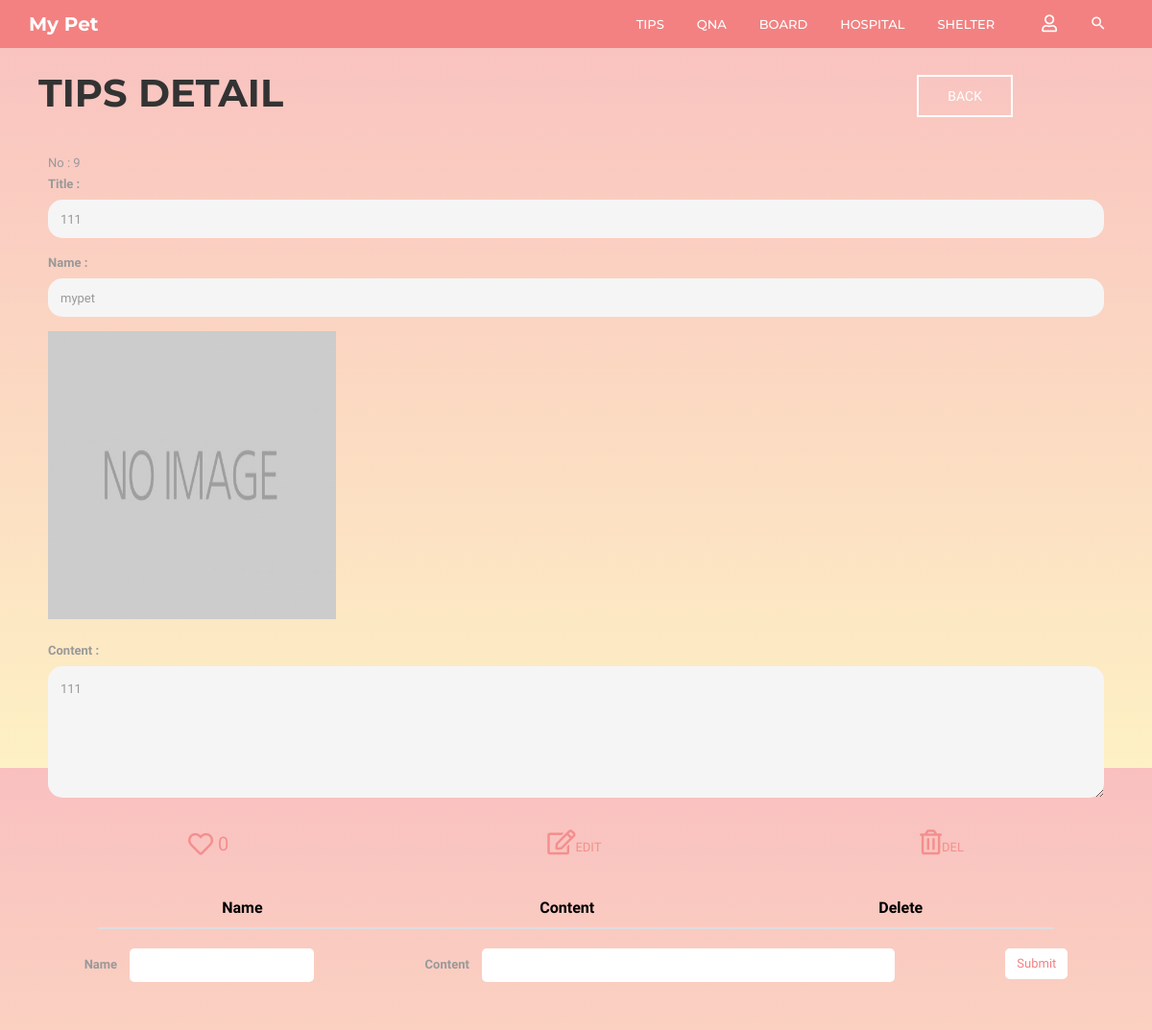
The page /community/9/tips_detail/ on the database its author committed.
### community/models.py (models this page shows, shortened)
class Tips(models.Model):
    b_title = models.CharField(max_length=30)
    b_author = models.CharField(max_length=10)
    b_content = models.CharField(max_length=2000)
    b_date = models.DateTimeField(auto_now=True)
    b_comment_count = models.IntegerField(default=0)
    b_like_count = models.IntegerField(default=0)
    b_photo = models.ImageField(blank=True, null=True, default='../media/noimage.jpg')

### community/views.py (the view)
# urls.py: path('<int:post_id>/tips_detail/', views.tips_detail, name='tips_detail'),
def tips_detail(request, post_id):
    posts = get_object_or_404(Tips, id=post_id)
    comments = posts.tipscomment_set.all().order_by('-id')  # 댓글 정보
    return render(request, 'community/tips_detail.html',
                  {'posts': posts,
                   'comments': comments})

### community/templates/community/tips_detail.html (shortened to what this page needs)
{% extends 'base.html' %}
{% block html_body %}
    <link rel="stylesheet" href="/static/css/pages/header.css">
    <link rel="stylesheet" href="/static/css/pages/board.css">
    <link rel="stylesheet" href="/static/css/pages/create.css">
    <header id="column-header">
        <div id="nino-headerInner">
            <nav id="nino-navbar" class="navbar navbar-default" role="navigation">
                <div class="container">
                    <div class="navbar-header">
                        <a class="navbar-brand" href="{% url 'home' %}">My Pet</a>
                    </div>
                    <div class="nino-menuItem pull-right">
                        <div class="collapse navbar-collapse pull-left" id="nino-navbar-collapse">
                            <ul class="nav navbar-nav">
                                <li><a href="#" onclick="testa('{% url 'community:tips' %}')">Tips<span class="sr-only">(current)</span></a>
                                </li>
                                <li><a href="#" onclick="testa('{% url 'community:qna' %}')">QnA</a></li>
                                <li><a href="#" onclick="testa('{% url 'community:board' %}')">Board</a></li>
                                <li><a href="#" onclick="testa('{% url 'community:hospital' %}')">Hospital</a></li>
                                <li><a href="#" onclick="testa('{% url 'community:shelter' %}')">Shelter</a></li>
                            </ul>
                        </div>
                        <ul class="nino-iconsGroup nav navbar-nav">
                            {% if user.is_authenticated %}
                                <li><a href="#" onclick="testa('{% url 'community:logout' %}')"><i
                                        class="mdi fas fa-user-slash nino-icon"></i></a></li>
                            {% else %}
                                <li><a href="#" onclick="testa('{% url 'community:login' %}')"><i
                                        class="mdi far fa-user nino-icon"></i></a></li>
                            {% endif %}
                            <li><a href="#" class="nino-search"><i class="mdi mdi-magnify nino-icon"></i></a></li>
                        </ul>
                    </div>
                </div>
            </nav>
        </div>
    </header>
    <div class="container board-header">
        <div class="board-title">
            <h1 class="title-h1">TIPS DETAIL</h1>
        </div>
        <div class="board-post-btn">
            <a href="javascript:history.back();" id="back-btn" class="nino-btn nino-post-btn">BACK</a>
        </div>
    </div>
    <div class="container">
        <form action="" method="POST" enctype="multipart/form-data">
            <div id="boards-form">
                <span>No : <span id="board_id">{{ posts.id }}</span></span>
                <label for="title">Title : </label>
                <input type="text" id="title" name="title" value="{{ posts.b_title }}" disabled>
                <label for="author">Name : </label>
                <input type="text" id="author" name="author" value="{{ posts.b_author }}" disabled>
                {% if posts.b_photo %}
                    <img src="{{ posts.b_photo.url }}" alt="" height="300" width="300">
                    <br>
                {% else %}
                    <img src="/media/noimage.jpg" alt="" height="225" width="365">
                {% endif %}
                <label for="content">Content : </label>
                <textarea id="content" name="content" rows="5" cols="33" disabled>{{ posts.b_title }}</textarea>
            </div>
            <div id="boards-detail-btn">
                 <button class="like-btn" type="button"
                         onclick="tips_like_click()"><i class="far fa-heart fa-2x"></i><span>{{ posts.b_like_count }}</span></button>
                <button type="submit" onclick="tips_edit_btn()"><i class="far fa-edit fa-2x"></i><span id="edit_btn">EDIT</span></button>
                <button type="button" onclick="tips_delete_click()"><i class="far fa-trash-alt fa-2x"></i><span>DEL</span></button>
            </div>
        </form>
    </div>
    <div class="container">
        <div class="comment-table container">
            <table class="table table-hover">
                <thead>
                <tr>
                    <th scope="col">Name</th>
                    <th scope="col">Content</th>
                    <th scope="col">Delete</th>
                </tr>
                </thead>
            </table>
        </div>
        <div class="comment-box">
            <div>
                <label for="c_name">Name</label>
                <input type="text" id="c_name">
            </div>
            <div class="input-box">
                <label for="c_content">Content</label>
                <input type="text" id="c_content">
            </div>
            <div>
                <button type="button" id="tips_comment_create_btn">Submit</button>
            </div>
        </div>
    </div>
{% endblock %}

### static/css/pages/index.css (style rules this page uses)
html, body { line-height: 1.7; margin: 0; padding: 0; }
body { color: #999; font-size: 13px; font-weight: 400; overflow-x: hidden; position: relative; font-family: "Roboto", sans-serif; }
article, aside, details, figcaption, figure, footer, header, hgroup, menu, nav, section, main { display: block; }
a { text-decoration: none; outline: none; color: #2ec06c; -webkit-transition: all 0.3s ease-in-out; -moz-transition: all 0.3s ease-in-out; -o-transition: all 0.3s ease-in-out; -ms-transition: all 0.3s ease-in-out; transition: all 0.3s ease-in-out; }
h1, h2, h3, h4, h5, h6 { margin: 5px 0 10px; color: #333; text-transform: uppercase; font-family: "Montserrat", sans-serif; }
h1, h2 { font-weight: 300; }
h1 { font-size: 2.2em; }
ul, ul li, ol, ol li, p, form, input { margin: 0; padding: 0; }
ul, ul li { list-style: none; }
img { border: none; max-width: 100%; }
.container { position: relative; }
.nino-btn { display: inline-block; color: black; text-transform: uppercase; padding: 13px 30px; text-align: center; border: 2px solid black; font-size: 14px; line-height: 100%; }
#nino-headerInner { position: relative; z-index: 5; }
#nino-navbar { background: none; border: none; border-radius: 0; }
#nino-navbar .navbar-brand { color: #fff; font-weight: 700; font-size: 20px; }
#nino-navbar .navbar-nav > li > a { color: #fff; font-weight: 500; text-transform: uppercase; border-bottom: 3px solid transparent; padding: 15px 5px 5px; margin: 0 12px; }
#nino-navbar .nino-menuItem { float: right; }
#nino-navbar .nino-iconsGroup li a { border: none; font-size: 18px; }

### static/css/pages/header.css (style rules this page uses)
#column-header { position: relative; font-family: "Montserrat", sans-serif; background: rgba(243, 129, 129, 0.9); }
#column-header:after { content: ""; position: absolute; left: 0; top: 0; width: 100%; height: 100%; background: rgba(243, 129, 129, 0.9); }
#nino-headerInner { position: relative; z-index: 5; }

### static/css/pages/board.css (style rules this page uses)
body { height: 100vh; font-family: 'Prompt', sans-serif; background: linear-gradient( to bottom, rgba(243, 129, 129, 0.5), rgba(252, 227, 138, 0.5) ); }
.board-header { display: flex; align-items: center; margin-top: 15px; }
.board-title { position: relative; margin-left: 10px; }
.board-post-btn { position: absolute; right: 130px; }
.title-h1 { font-weight: 700; font-size: 40px; }
th, td { color: black; font-size: 16px; }
.nino-post-btn { display: inline-block; color: white; text-transform: uppercase; padding: 13px 30px; text-align: center; border: 2px solid white; font-size: 14px; line-height: 100%; }

### static/css/pages/create.css (style rules this page uses)
#boards-form { display: flex; flex-direction: column; margin: 30px 20px; }
#boards-form input { border: none; height: 40px; border-radius: 15px; outline-style: none; padding: 1em 1em; margin-bottom: 15px; }
#boards-form textarea { border: none; border-radius: 15px; outline-style: none; padding: 1em 1em; }
#boards-form input:disabled { background-color: whitesmoke; }
#boards-form textarea:disabled { background-color: whitesmoke; }
#boards-detail-btn { display: flex; justify-content: space-around; align-items: center; }
#boards-detail-btn button { border: none; background-color: rgba(0, 0, 0, 0); color: rgba(243, 129, 129, 0.8); }
.like-btn { display: flex; align-items: center; align-content: center; }
.like-btn span { font-size: 20px; margin-left: 5px; }
.comment-table { margin-top: 30px; width: 90%; }
.comment-table table { text-align: center; }
tr th { text-align: center; }
.comment-box { display: flex; justify-content: space-around; margin-bottom: 50px; }
.comment-box input { border: none; border-radius: 5px; outline-style: none; padding: .5em .5em; margin-left: 10px; }
.input-box input { width: 430px; }
.comment-box button { border: 2px solid white; color: rgb(243, 129, 129); background-color: white; text-align: center; padding: 3px 10px; border-radius: 5px; }

### rows shown on the page
Tips: id "9", title "111", author "mypet", b_photo (placeholder picture), content "111", b_like_count "0"
